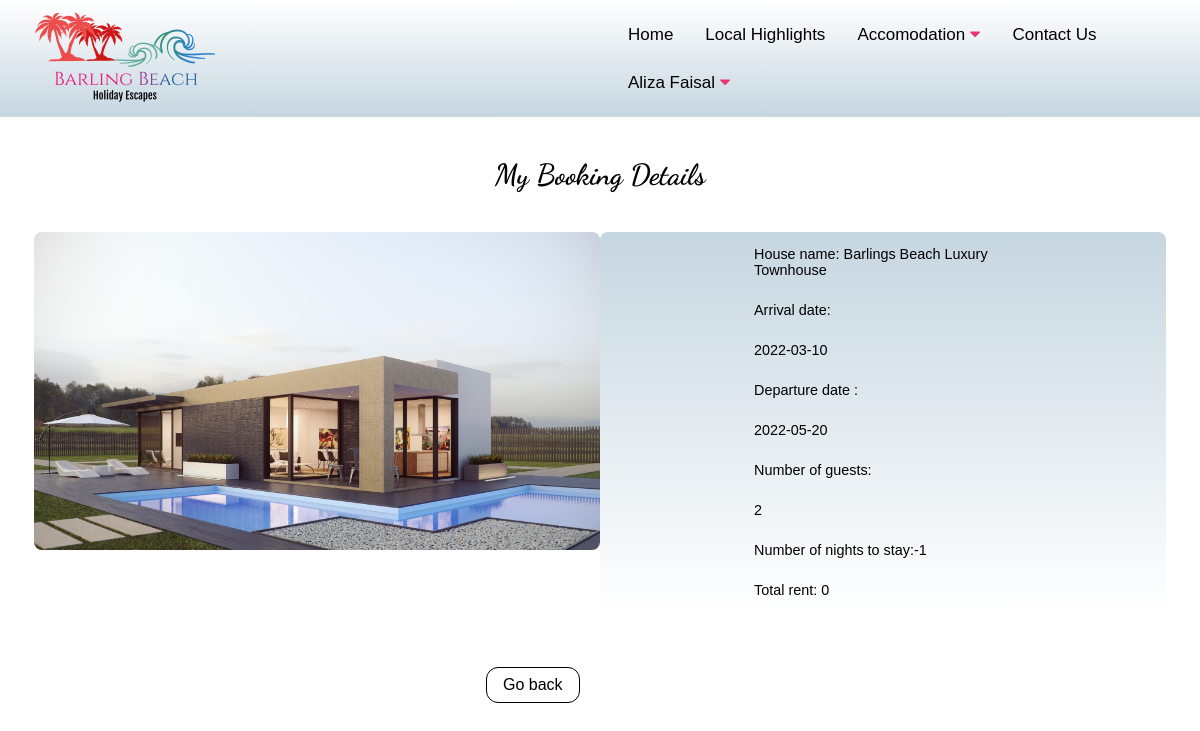
The app's page /mybookingDetails.php?id=8 (signed in) with its own data.
### tables this page shows
CREATE TABLE `houses` (
  `house_id` int(11) NOT NULL,
  `house_name` varchar(256) NOT NULL,
  `house_location` varchar(256) NOT NULL,
  `house_reviews` varchar(256) NOT NULL,
  `house_features` varchar(1000) NOT NULL,
  `house_kitchen` int(11) NOT NULL,
  `house_baths` int(11) NOT NULL,
  `house_toilets` int(11) NOT NULL,
  `house_rooms` int(11) NOT NULL,
  `house_garage` int(11) NOT NULL,
  `house_short_desc` varchar(1000) NOT NULL,
  `house_long_desc` varchar(1000) NOT NULL,
  `house_max_guest` int(11) NOT NULL,
  `house_amenities` varchar(2000) NOT NULL,
  `house_HeroImg` varchar(250) NOT NULL,
  `house_img1` varchar(250) NOT NULL,
  `house_img2` varchar(250) NOT NULL,
  `house_img3` varchar(250) NOT NULL,
  `house_img4` varchar(250) NOT NULL,
  `house_status` int(11) NOT NULL
);

CREATE TABLE `bookings` (
  `booking_id` int(11) NOT NULL,
  `house_id` int(11) NOT NULL,
  `user_id` int(11) NOT NULL,
  `checkin` varchar(200) NOT NULL,
  `checkout` varchar(200) NOT NULL,
  `no_of_nights` int(11) NOT NULL,
  `no_of_guests` int(11) NOT NULL,
  `user_email` varchar(200) NOT NULL,
  `user_fullname` varchar(200) NOT NULL,
  `user_mobile` int(11) NOT NULL,
  `total_price` float NOT NULL,
  `added_on` timestamp NOT NULL DEFAULT current_timestamp() ON UPDATE current_timestamp(),
  `timeTocall` varchar(200) NOT NULL,
  `booking_status` varchar(200) NOT NULL,
  `payment_status` varchar(200) NOT NULL,
  `comments` text NOT NULL
);

### mybookingDetails.php (the view, shortened to what this page needs)
<?php
include('header.php');
	?>
	<?php
$id = $_GET['id'];
$res = mysqli_query($conn, "select * from bookings where booking_id= '$id'");
while($row = mysqli_fetch_assoc($res)){
  $house_id =  $row['house_id'];
  $checkin =  $row['checkin'];
  $checkout =  $row['checkout'];
  $nights =  $row['no_of_nights'];
  $guests =  $row['no_of_guests'];
  $total =  $row['total_price'];
}
$res = mysqli_query($conn, "SELECT house_name, house_HeroImg FROM `houses` WHERE `house_id` = '$house_id'");
while($row = mysqli_fetch_assoc($res)){
    $house_name =  $row['house_name'];
    $house_HeroImg =  $row['house_HeroImg'];
}
?>
   <div class="container booking_container">
    <h1 style="margin:40px 0px;" >My Booking Details</h1>
         <div class="row">
             <div class="column-2">
                 <img src="<?php echo $house_HeroImg ?>" alt="">
             </div>
             <div class="column-2 booking_details">
                 <p>House name: <?php if(isset($house_name)){ echo $house_name;} ?></p>
             <p>Arrival date: </p><p><?php if(isset($checkin)){ echo $checkin;} ?></p>
                <p>  Departure date :</p> <p><?php if(isset($checkout)){ echo $checkout;} ?> </p>
            <p>  Number of guests: </p><p><?php if(isset($guests)){ echo $guests;}?>  </p>
            <p>  Number of nights to stay:<?php if(isset($nights)){ echo $nights;}?>  </p>
            <p>  Total rent: <?php if(isset($total)){ echo $total;}?>  </p>
             </div>
         </div>
       <div class="button_Section">
       <a href="mybookings.php"  class="more">Go back</a>
       </div>
    </div>

### bbhe.css (style rules this page uses)
* { margin: 0; box-sizing: border-box; padding: 0; }
body { font-family: helvetica, calibri, sans-serif; }
a { text-decoration: none; }
.container { position: relative; width:95%; height: auto; margin-left: auto; margin-right: auto; margin-top: 50px; }
.row { display: flex; width:100%; justify-content: space-between; flex-wrap: wrap; }
.container .more { display: inline-block; padding: 8px 16px; background: white; border: 1px solid black; color: black; border-radius: 12px; }
.container .row .column-2, .column-2 { max-width: 50%; flex: none; flex-basis: 50%; border-radius: 8px; }
.container .row .column-2 img , .column-2 img { width: 100%; border-radius: 8px; }
.form_container h2, .form_container h1, .booking_container h1, .booking_details_container form .col h3, .booking_details_container h2, .booking_details_container h3 { font-family: 'Dancing Script'; font-size: 29px; margin-bottom: 17px; text-align: center; }
.booking_details_container h2, .form_container h1, .booking_container h1 { margin-top: 20px; }
.booking_container .booking_details { background:linear-gradient(180deg, #C4C4C4 0%, #C6D6E0 0.01%, #FFFFFF 100%); height: 60%; transition: all 0.5s; border-bottom-right-radius: 10px; border-top-right-radius: 10px; }
.booking_details p { padding: 10px 150px; }
main > h1, p, .browser { margin: 10px; padding: 5px; }
.browser > h2, p { margin: 4px; font-size: 90%; }
.container { margin: 0 auto; max-width: 95%; }
.table_header , .button_Section { display: flex; align-items: baseline; justify-content: space-between; }
.button_Section { margin-top: 55px; margin-left: 40%; }
.row { display: -ms-flexbox; display: flex; -ms-flex-wrap: wrap; flex-wrap: wrap; padding: 0 4px; }

### records on screen
houses: house_HeroImg (picture), house_name "Barlings Beach Luxury Townhouse"
bookings: checkin "2022-03-10", checkout "2022-05-20", no_of_guests "2", no_of_nights "-1", total_price "0"

### other values on screen
$_SESSION['USER_NAME'] "Aliza Faisal"
